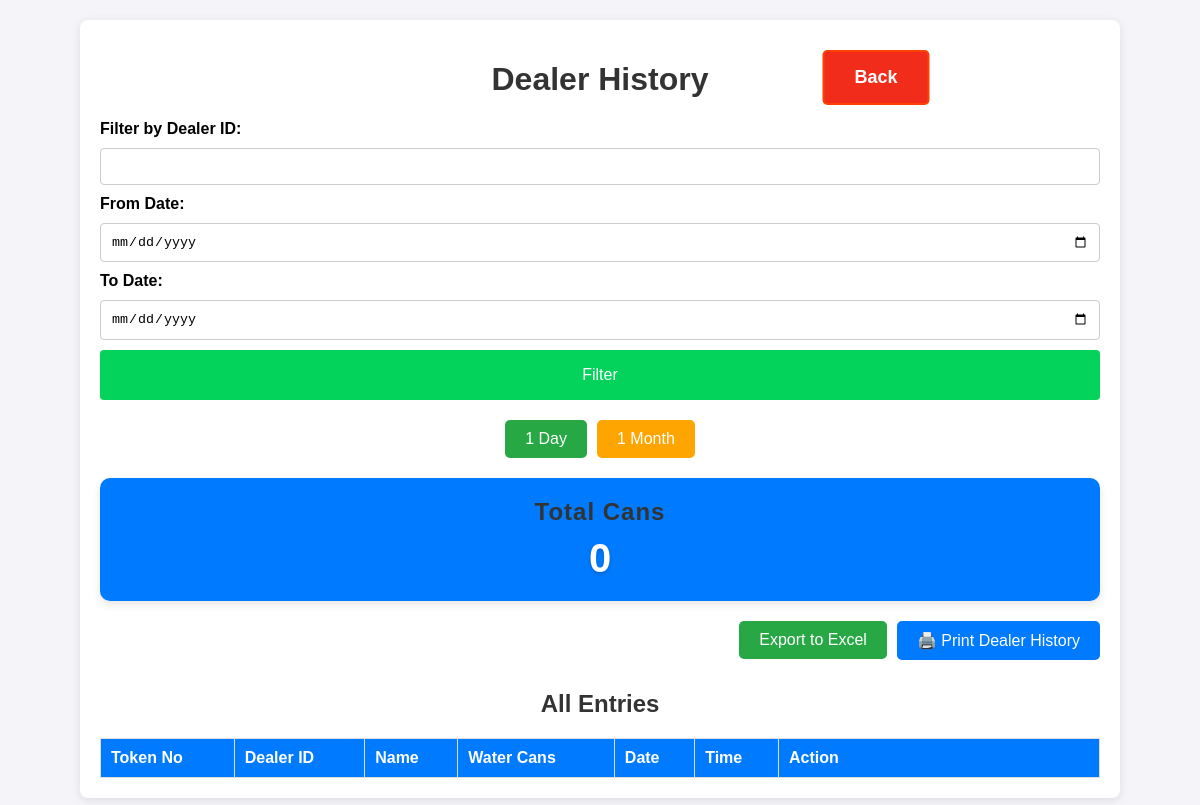
Before: /history with the older database file.
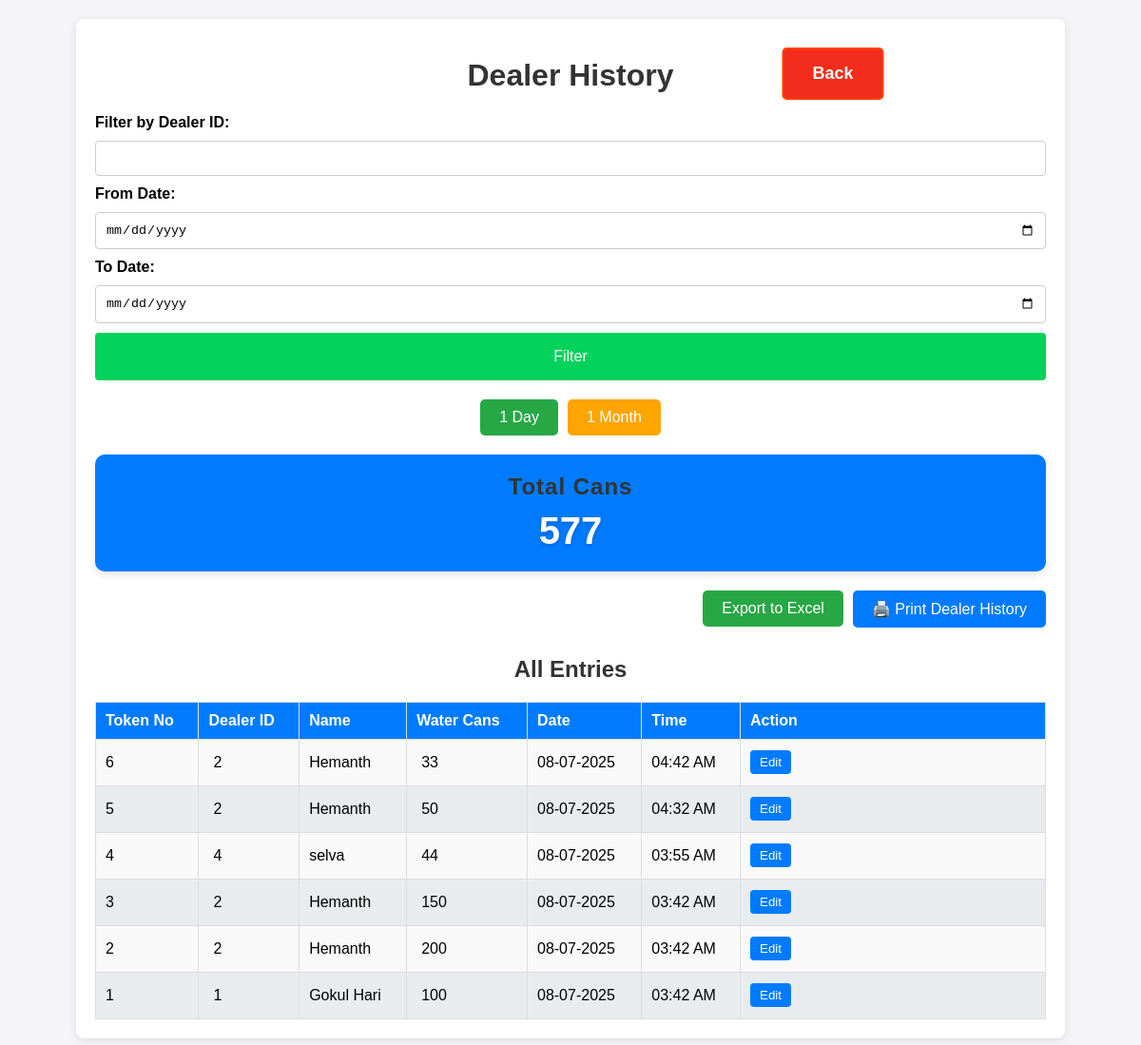
After: the same page with the newer database file.
### app.py (models this page shows, shortened)
class Dealer_details(db.Model):
    id = db.Column(db.Integer, primary_key=True)
    dealer_id = db.Column(db.String(100), nullable=False, unique=True)
    name = db.Column(db.String(100), nullable=False)
    mobile = db.Column(db.String(15), nullable=False)
    address = db.Column(db.String(400), nullable=True)
    aadhaar_file = db.Column(db.String(400))  # Path to Aadhaar copy
    photo_file = db.Column(db.String(400))

class Dealer(db.Model):
    id = db.Column(db.Integer, primary_key=True)
    dealer_id = db.Column(db.String(100), nullable=False)
    water_can_count = db.Column(db.Integer, nullable=False)
    timestamp = db.Column(db.DateTime, default=datetime.now)
    token_id = db.Column(db.Integer, nullable=False)  # Daily resetting token ID
    @property
    def formatted_date(self):
        return self.timestamp.strftime("%d-%m-%Y")  # Format the date
    @property
    def formatted_time(self):
        return self.timestamp.strftime("%I:%M %p")  # Format the time in 12-hour format

### app.py (the view)
@app.route('/history', methods=['GET'])
def history(msg=None):
    filtered_data, filter_type = get_filtered_data(request)
    dealer_id_filter = request.args.get('dealer_id', '')  # Default is an empty string
    date_from = request.args.get('date_from', '')
    date_to = request.args.get('date_to', '')
    total_cans = sum(dealer.water_can_count for dealer, dealer_name in filtered_data)
    return render_template('history.html', data=filtered_data,
                            dealer_id=dealer_id_filter,
                            date_from=date_from,
                            date_to=date_to,
                            total_cans=total_cans,
                            filter_type=filter_type,
                            msg=msg)

### templates/history.html (shortened to what this page needs)
<!DOCTYPE html>
<html lang="en">
<head>
    <link rel="stylesheet" href="/static/styles.css">
</head>
<body>
    <div class="container history_container">
        <h1>Dealer History</h1>
        <form method="GET" class="form">
            <label for="dealer_id">Filter by Dealer ID:</label>
            <input type="text" id="dealer_id" name="dealer_id" value="{{ dealer_id }}">
            <label for="date_from">From Date:</label>
            <input type="date" id="date_from" name="date_from" value="{{ date_from }}">
            <label for="date_to">To Date:</label>
            <input type="date" id="date_to" name="date_to" value="{{ date_to }}">
            <button type="submit" name="filter_button" value="submit" class="btn">Filter</button>
        </form>
        <div class="filter-buttons hide-on-print">
            <a href="/history?filter_type=1-day" class="filter-button {{ 'active' if filter_type == '1-day' else '' }}">1 Day</a>
            <a href="/history?filter_type=1-month" class="filter-button {{ 'active' if filter_type == '1-month' else '' }}">1 Month</a>
        </div>
         <div class="total-cans-card">
            <h2>Total Cans</h2>
            <div class="total-cans-number">{{ total_cans }}</div>
        </div>
        <div class="export-options hide-on-print">
            <form action="/export" method="get">
                <button type="submit" class="export-button">Export to Excel</button>
            </form>
            <div style="text-align: right; margin-bottom: 10px;">
                <button class="print_btn" onclick="window.print()">
                    🖨️ Print Dealer History
                </button>
            </div>
        </div>
        <a href="/" class="back">Back</a>
        <h2>All Entries</h2>
        <table class="history_data">
            <thead>
                <tr>
                    <th>Token No</th>
                    <th>Dealer ID</th>
                    <th>Name</th>
                    <th>Water Cans</th>
                    <th>Date</th>
                    <th>Time</th>
                    <th class="history_action">Action</th>
                </tr>
            </thead>
            <tbody>
                {% for dealer, dealer_name in data %}
                <tr>
                    <td>{{ dealer.token_id }}</td>
                    <td><input type="text" id="dealer_id_{{ dealer.id }}" value="{{ dealer.dealer_id }}" readonly></td>
                    <td>{{ dealer_name }}</td>
                    <td><input type="number" id="water_can_{{ dealer.id }}" value="{{ dealer.water_can_count }}" readonly></td>
                    <td>{{ dealer.formatted_date }}</td>
                    <td>{{ dealer.formatted_time }}</td>
                    <td>
                        <button class="edit" onclick="enableEdit({{ dealer.id }})">Edit</button>
                    </td>
                </tr>
                {% endfor %}
            </tbody>
        </table>
    </div>
</body>
</html>

Changed rows visible on the page:
now on this page (row edited): Dealer_details: token_id "6", dealer_id "2", name "Hemanth", water_can_count "33", formatted_date "08-07-2025", formatted_time "04:42 AM", token_id "5", water_can_count "50", formatted_time "04:32 AM", token_id "3", water_can_count "150", formatted_time "03:42 AM", token_id "2", id "2", water_can_count "200"
added Dealer_details: token_id "4", id "4", name "selva", water_can_count "44", formatted_date "08-07-2025", formatted_time "03:55 AM"
now on this page (row edited): Dealer_details: token_id "1", id "1", name "Gokul Hari", water_can_count "100", formatted_date "08-07-2025", formatted_time "03:42 AM"
Other visible differences:
{{ total_cans }}: "0" → "577"
